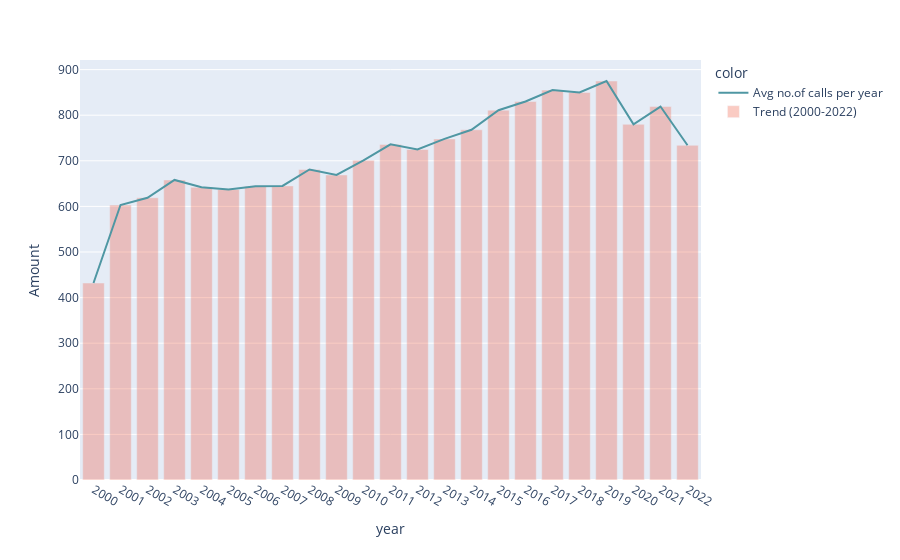

The notebook cell this image was saved under:
### Markdown cell above
#### Display bar chart with trend line showing the counts of calls per year as well as the trend

### Code cell
fig = px.line(x=year_rdd.keys().collect(), y=year_rdd.values().collect(), color=px.Constant("Avg no.of calls per year"),
             labels=dict(x="year", y="Amount"), color_discrete_sequence=["#4F97A3"])
fig.add_bar(x=year_rdd.keys().collect(), y=year_rdd.values().collect(), name="Trend (2000-2022)", opacity=0.3)
fig.show()

### Figure 1 — Plotly figure (JSON) as saved in the notebook; plotly's stock layout.template omitted (floating-point values rounded to 4 significant figures)
{"data": [{"hovertemplate": "color=Avg no.of calls per year<br>year=%{x}<br>Amount=%{y}<extra></extra>", "legendgroup": "Avg no.of calls per year", "line": {"color": "#4F97A3", "dash": "solid"}, "marker": {"symbol": "circle"}, "mode": "lines", "name": "Avg no.of calls per year", "orientation": "v", "showlegend": true, "type": "scatter", "x": ["2000", "2001", "2002", "2003", "2004", "2005", "2006", "2007", "2008", "2009", "2010", "2011", "2012", "2013", "2014", "2015", "2016", "2017", "2018", "2019", "2020", "2021", "2022"], "xaxis": "x", "y": [432, 603, 619, 658, 642, 637, 644, 645, 681, 669, 701, 736, 725, 748, 768, 811, 830, 855, 850, 875, 780, 819, 734], "yaxis": "y"}, {"name": "Trend (2000-2022)", "opacity": 0.3, "type": "bar", "x": ["2000", "2001", "2002", "2003", "2004", "2005", "2006", "2007", "2008", "2009", "2010", "2011", "2012", "2013", "2014", "2015", "2016", "2017", "2018", "2019", "2020", "2021", "2022"], "y": [432, 603, 619, 658, 642, 637, 644, 645, 681, 669, 701, 736, 725, 748, 768, 811, 830, 855, 850, 875, 780, 819, 734]}], "layout": {"autosize": true, "legend": {"title": {"text": "color"}, "tracegroupgap": 0}, "margin": {"t": 60}, "xaxis": {"anchor": "y", "autorange": true, "domain": [0, 1], "range": [-0.5, 22.5], "title": {"text": "year"}, "type": "category"}, "yaxis": {"anchor": "x", "autorange": true, "domain": [0, 1], "range": [0, 921.1], "title": {"text": "Amount"}, "type": "linear"}}}
